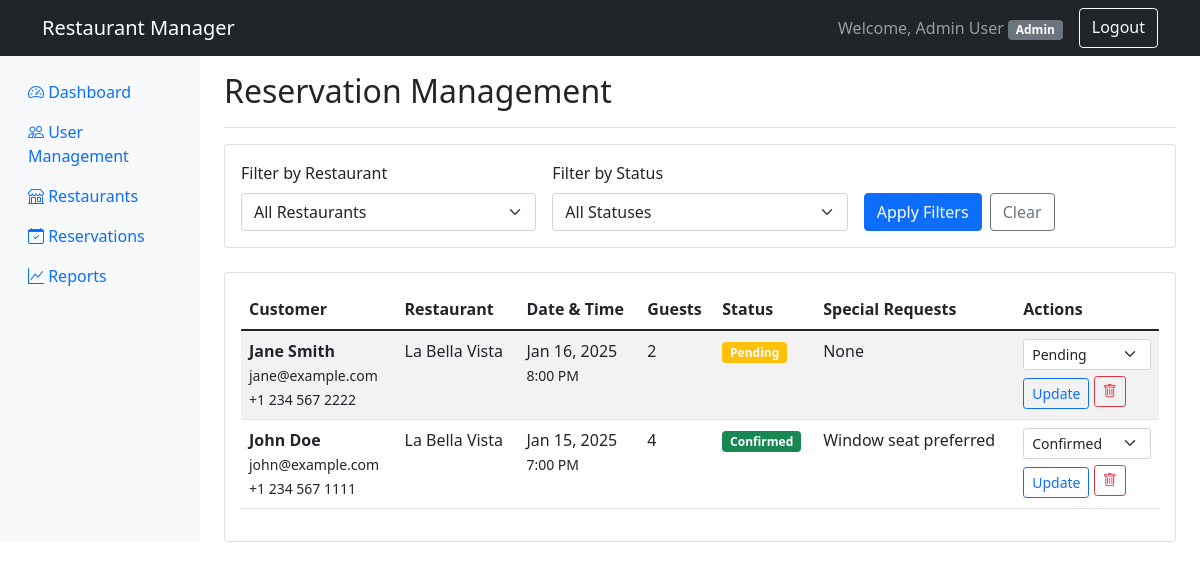
Screenshot of /admin/reservations.php (signed in) with the database file from the repository.
### tables this page shows
CREATE TABLE `reservations` (
  `id` INT(11) NOT NULL AUTO_INCREMENT,
  `restaurant_id` INT(11) NOT NULL,
  `customer_name` VARCHAR(255) NOT NULL,
  `customer_email` VARCHAR(255) NOT NULL,
  `customer_phone` VARCHAR(20) NOT NULL,
  `date` DATE NOT NULL,
  `time` TIME NOT NULL,
  `guests` INT(11) NOT NULL,
  `status` ENUM('pending', 'confirmed', 'cancelled', 'completed') NOT NULL DEFAULT 'pending',
  `special_requests` TEXT DEFAULT NULL,
  `created_at` TIMESTAMP NOT NULL DEFAULT CURRENT_TIMESTAMP,
  `updated_at` TIMESTAMP NOT NULL DEFAULT CURRENT_TIMESTAMP ON UPDATE CURRENT_TIMESTAMP,
  PRIMARY KEY (`id`),
  INDEX `idx_restaurant_date` (`restaurant_id`, `date`),
  INDEX `idx_status` (`status`),
  CONSTRAINT `fk_reservation_restaurant` FOREIGN KEY (`restaurant_id`) REFERENCES `restaurants` (`id`) ON DELETE CASCADE
);

CREATE TABLE `restaurants` (
  `id` INT(11) NOT NULL AUTO_INCREMENT,
  `name` VARCHAR(255) NOT NULL,
  `description` TEXT NOT NULL,
  `cuisine` VARCHAR(100) NOT NULL,
  `address` TEXT NOT NULL,
  `phone` VARCHAR(20) NOT NULL,
  `price_range` ENUM('$', '$$', '$$$', '$$$$') NOT NULL,
  `rating` DECIMAL(2,1) NOT NULL DEFAULT '0.0',
  `image` VARCHAR(255) DEFAULT NULL,
  `seating_capacity` INT(11) NOT NULL DEFAULT '0',
  `created_at` TIMESTAMP NOT NULL DEFAULT CURRENT_TIMESTAMP,
  `updated_at` TIMESTAMP NOT NULL DEFAULT CURRENT_TIMESTAMP ON UPDATE CURRENT_TIMESTAMP,
  PRIMARY KEY (`id`),
  INDEX `idx_cuisine` (`cuisine`),
  INDEX `idx_rating` (`rating`)
);

### backend/Database.php (called while the page is built, shortened)
<?php
class Database {
    private $host = "localhost";
    private $username = "root";
    private $password = "";
    private $database = "restaurant_management";
    private $connection;
    private function connect() {
        try {
            $this->connection = new mysqli($this->host, $this->username, $this->password, $this->database);
            $this->connection->set_charset("utf8mb4");
        } catch (Exception $e) {
            die("Database connection error: " . $e->getMessage());
        }
    }
    public function select($query, $params = [], $param_types = "") {
        $stmt = $this->connection->prepare($query);
        if (!empty($params)) {
            $stmt->bind_param($param_types, ...$params);
        }
        $stmt->execute();
        $result = $stmt->get_result();
        $data = [];
        while ($row = $result->fetch_assoc()) {
            $data[] = $row;
        }
        return $data;
    }
}
?>

### backend/Reservation.php (called while the page is built, shortened)
<?php
require_once 'Database.php';
class Reservation {
    private $db;
    private $table = 'reservations';
    public function __construct() {
        $this->db = new Database();
    }
    public function getAllReservations() {
        $query = "SELECT * FROM {$this->table} ORDER BY date DESC, time DESC";
        try {
            return $this->db->select($query);
        } catch (Exception $e) {
            return [];
        }
    }
}
?>

### backend/Restaurant.php (called while the page is built, shortened)
<?php
require_once 'Database.php';
class Restaurant {
    private $db;
    private $table = 'restaurants';
    public function __construct() {
        $this->db = new Database();
    }
    public function getRestaurantById($id) {
        $query = "SELECT * FROM {$this->table} WHERE id = ?";
        $params = [$id];
        $paramTypes = "i";
        try {
            $result = $this->db->select($query, $params, $paramTypes);
            return !empty($result) ? $result[0] : null;
        } catch (Exception $e) {
            return null;
        }
    }
}
?>

### admin/reservations.php (the view, shortened to what this page needs)
<?php
require_once '../backend/Reservation.php';
require_once '../backend/Restaurant.php';
$reservationManager = new Reservation();
$restaurantManager = new Restaurant();
$reservations = $reservationManager->getAllReservations();
?>
<!DOCTYPE html>
<html lang="en">
<head>
    <link href="https://cdn.jsdelivr.net/npm/bootstrap@5.1.3/dist/css/bootstrap.min.css" rel="stylesheet">
    <link href="https://cdn.jsdelivr.net/npm/bootstrap-icons@1.7.2/font/bootstrap-icons.css" rel="stylesheet">
</head>
<body>
    <nav class="navbar navbar-expand-lg navbar-dark bg-dark">
        <div class="container">
            <a class="navbar-brand" href="../admin/index.php">
                <i class="bi bi-restaurant"></i> Restaurant Manager
            </a>
            <div class="navbar-nav ms-auto">
                <span class="navbar-text me-3">
                    Welcome, <?php echo htmlspecialchars($_SESSION['user']['name']); ?>
                    <span class="badge bg-secondary"><?php echo ucfirst($_SESSION['user']['role']); ?></span>
                </span>
                <a class="btn btn-outline-light" href="../logout.php">Logout</a>
            </div>
        </div>
    </nav>
    <div class="container-fluid">
        <div class="row">
            <nav class="col-md-3 col-lg-2 d-md-block bg-light sidebar collapse">
                <div class="position-sticky pt-3">
                    <ul class="nav flex-column">
                        <li class="nav-item">
                            <a class="nav-link" href="../admin/index.php">
                                <i class="bi bi-speedometer2"></i> Dashboard
                            </a>
                        </li>
                        <li class="nav-item">
                            <a class="nav-link" href="../admin/users.php">
                                <i class="bi bi-people"></i> User Management
                            </a>
                        </li>
                        <li class="nav-item">
                            <a class="nav-link" href="../admin/restaurants.php">
                                <i class="bi bi-shop"></i> Restaurants
                            </a>
                        </li>
                        <li class="nav-item">
                            <a class="nav-link active" href="../admin/reservations.php">
                                <i class="bi bi-calendar-check"></i> Reservations
                            </a>
                        </li>
                        <li class="nav-item">
                            <a class="nav-link" href="../admin/reports.php">
                                <i class="bi bi-graph-up"></i> Reports
                            </a>
                        </li>
                    </ul>
                </div>
            </nav>
            <main class="col-md-9 ms-sm-auto col-lg-10 px-md-4">
                <div class="d-flex justify-content-between flex-wrap flex-md-nowrap align-items-center pt-3 pb-2 mb-3 border-bottom">
                    <h1 class="h2">Reservation Management</h1>
                </div>
                <div class="card mb-4">
                    <div class="card-body">
                        <form method="GET" class="row g-3">
                            <div class="col-md-4">
                                <label for="restaurant_filter" class="form-label">Filter by Restaurant</label>
                                <select class="form-select" id="restaurant_filter" name="restaurant_id">
                                    <option value="">All Restaurants</option>
                                </select>
                            </div>
                            <div class="col-md-4">
                                <label for="status_filter" class="form-label">Filter by Status</label>
                                <select class="form-select" id="status_filter" name="status">
                                    <option value="">All Statuses</option>
                                </select>
                            </div>
                            <div class="col-md-4 d-flex align-items-end">
                                <button type="submit" class="btn btn-primary me-2">Apply Filters</button>
                                <a href="reservations.php" class="btn btn-outline-secondary">Clear</a>
                            </div>
                        </form>
                    </div>
                </div>
                <div class="card">
                    <div class="card-body">
                        <div class="table-responsive">
                            <table class="table table-striped table-hover">
                                <thead>
                                    <tr>
                                        <th>Customer</th>
                                        <th>Restaurant</th>
                                        <th>Date & Time</th>
                                        <th>Guests</th>
                                        <th>Status</th>
                                        <th>Special Requests</th>
                                        <th>Actions</th>
                                    </tr>
                                </thead>
                                <tbody>
                                    <?php if (empty($reservations)): ?>
                                    <tr>
                                        <td colspan="7" class="text-center">No reservations found</td>
                                    </tr>
                                    <?php else: ?>
                                    <?php foreach ($reservations as $reservation):
                                        $restaurant = $restaurantManager->getRestaurantById($reservation['restaurant_id']);
                                        $restaurantName = $restaurant ? $restaurant['name'] : 'Unknown';
                                    ?>
                                    <tr>
                                        <td>
                                            <strong><?php echo htmlspecialchars($reservation['customer_name']); ?></strong><br>
                                            <small><?php echo htmlspecialchars($reservation['customer_email']); ?></small><br>
                                            <small><?php echo htmlspecialchars($reservation['customer_phone']); ?></small>
                                        </td>
                                        <td><?php echo htmlspecialchars($restaurantName); ?></td>
                                        <td>
                                            <?php echo date('M j, Y', strtotime($reservation['date'])); ?><br>
                                            <small><?php echo date('g:i A', strtotime($reservation['time'])); ?></small>
                                        </td>
                                        <td><?php echo htmlspecialchars($reservation['guests']); ?></td>
                                        <td>
                                            <span class="badge bg-<?php
                                                echo $reservation['status'] == 'confirmed' ? 'success' :
                                                     ($reservation['status'] == 'pending' ? 'warning' :
                                                     ($reservation['status'] == 'cancelled' ? 'danger' : 'secondary')); ?>">
                                                <?php echo ucfirst($reservation['status']); ?>
                                            </span>
                                        </td>
                                        <td><?php echo htmlspecialchars($reservation['special_requests'] ?? 'None'); ?></td>
                                        <td>
                                            <form method="POST" class="d-inline">
                                                <select name="status" class="form-select form-select-sm mb-1">
                                                    <option value="pending" <?php echo $reservation['status'] == 'pending' ? 'selected' : ''; ?>>Pending</option>
                                                    <option value="confirmed" <?php echo $reservation['status'] == 'confirmed' ? 'selected' : ''; ?>>Confirmed</option>
                                                </select>
                                                <button type="submit" class="btn btn-sm btn-outline-primary mt-1">Update</button>
                                            </form>
                                            <form method="GET" class="d-inline">
                                                <button type="submit" class="btn btn-sm btn-outline-danger">
                                                    <i class="bi bi-trash"></i>
                                                </button>
                                            </form>
                                        </td>
                                    </tr>
                                    <?php endforeach; ?>
                                    <?php endif; ?>
                                </tbody>
                            </table>
                        </div>
                    </div>
                </div>
            </main>
        </div>
    </div>
</body>
</html>

### rows the page displays
reservations: customer_name "Jane Smith", customer_email "jane@example.com", customer_phone "+1 234 567 2222", restaurant.name "La Bella Vista", date "Jan 16, 2025", time "8:00 PM", guests "2", status "Pending", special_requests "None"
reservations: customer_name "John Doe", customer_email "john@example.com", customer_phone "+1 234 567 1111", restaurant.name "La Bella Vista", date "Jan 15, 2025", time "7:00 PM", guests "4", status "Confirmed", special_requests "Window seat preferred"

### other values shown
$_SESSION['user']['name'] "Admin User"
$_SESSION['user']['role'] "Admin"
